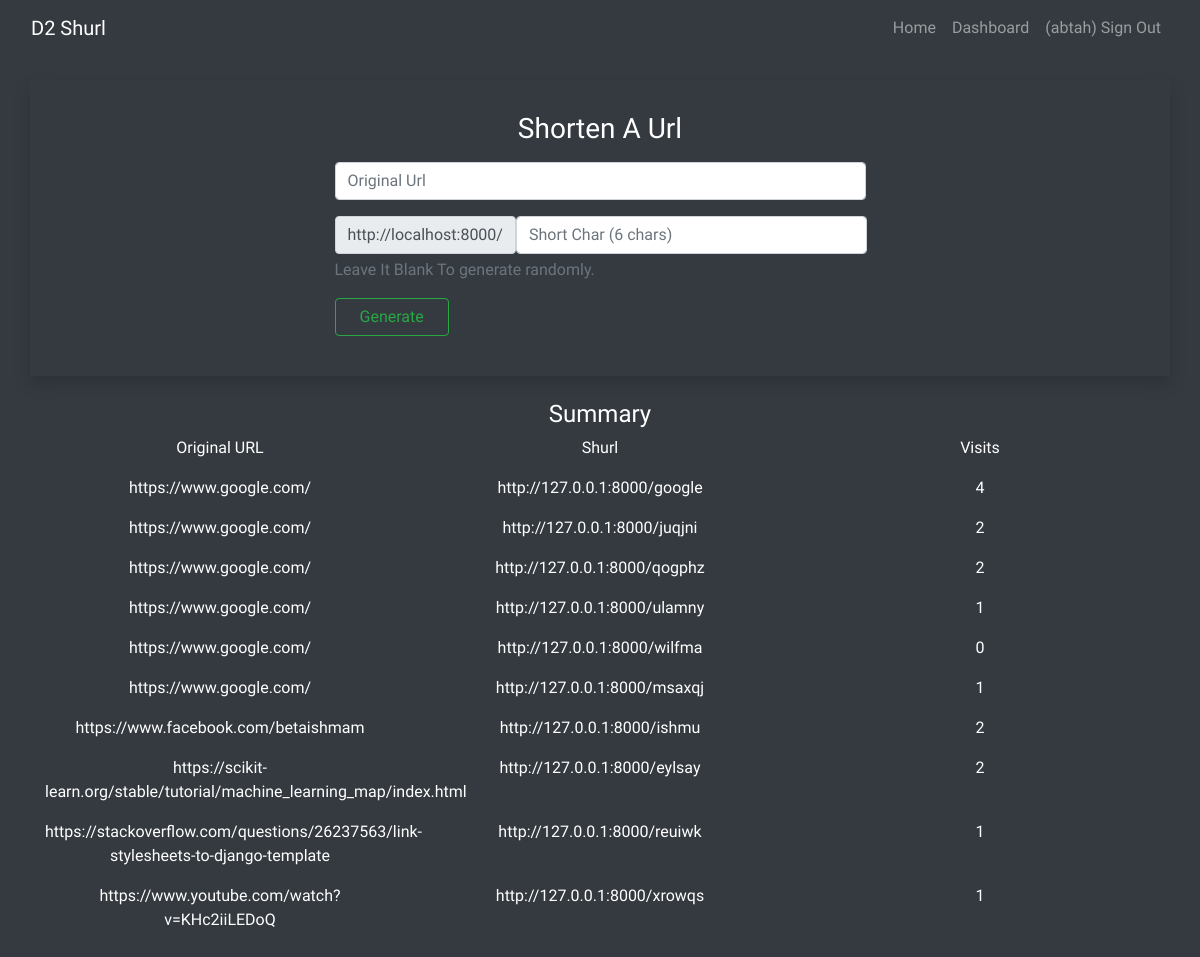
The app's page /dashboard/ (signed in) with its own data.
### urlhandler/models.py (models this page shows)
class ShortUrl(models.Model):
    original_url = models.URLField(blank=False)
    short_query = models.CharField(blank=False, max_length=8)
    visits = models.IntegerField(default=0)
    user = models.ForeignKey(User, on_delete=models.CASCADE)

### urlhandler/views.py (the view)
# urls.py: path('dashboard/', dashboard, name='dashboard'),
@login_required(login_url='/signin/')
def dashboard(request):
    user = request.user
    url = ShortUrl.objects.filter(user=user)
    return render(request, 'dashboard.html', {'url': url})

### templates/dashboard.html (shortened to what this page needs)
{% extends 'nav.html' %}
{% block content %}
<div class="container shadow p-4">
  <div class="row">
    <div class="col-12 text-center py-2">
      <h3>Shorten A Url</h3>
    </div>
    <div class="col-10 col-sm-10 col-md-6 mx-auto">
      <form action="{% url 'generate' %}" method="POST">
        <div class="form-group">
          <input type="url" name="original" class="form-control" placeholder="Original Url">
        </div>
        <div class="form-group">
          <div class="input-group-prepend">
            <div class="input-group-text">http://localhost:8000/</div>
            <input type="text" name="short" class="form-control" placeholder="Short Char (6 chars)" maxlength="6" id="short">
          </div>
          <p id="shorthelp" class="form-text text-muted">Leave It Blank To generate randomly.</p>
        </div>
        <div class="form-group">
          <input type="submit" class="btn btn-outline-success px-4" value="Generate">
        </div>
      </form>
    </div>
  </div>
</div>
<div class="container my-4">
  <div class="row">
    <div class="col-12 text-center">
      <h4>Summary</h4>
    </div>
  </div>
  <div class="row text-center">
    <div class="col-md-4">
      <p>Original URL</p>
    </div>
    <div class="col-md-4">
      <p>Shurl</p>
    </div>
    <div class="col-md-4">
      <p>Visits</p>
    </div>
  </div>
  {% for i in url %}
  <div class="row text-center">
    <div class="col-md-4">
      <p>{{i.original_url}}</p>
    </div>
    <div class="col-md-4">
      <p>http://127.0.0.1:8000/{{i.short_query}}</p>
    </div>
    <div class="col-md-4">
      <p>{{i.visits}}</p>
    </div>
  </div>
  {% endfor %}
</div>
</body>
</html>
{% endblock %}

### templates/nav.html (shortened to what this page needs)
<!DOCTYPE html>
{% load static %}
<html lang="en">
<head>
  <link rel="stylesheet" href="https://cdn.jsdelivr.net/npm/bootstrap@4.6.0/dist/css/bootstrap.min.css">
</head>
<body>
    <nav class="navbar navbar-expand-lg navbar-dark bg-dark mg-auto">
      <div class="container-fluid">
        <div class="navbar-header">
          <a class="navbar-brand mx-auto" href="{% url 'home' %}">D2 Shurl</a>
        </div>
        <div class="collapse navbar-collapse" id="navbarNavDropdown">
          <ul class="navbar-nav ml-auto">
            <li class="nav-item">
              <a class="nav-link" href="{% url 'home' %}">Home</a>
            </li>
            {% if user.is_authenticated %}
          <li class="nav-item">
              <a class="nav-link" href="{% url 'dashboard' %}">Dashboard</a>
            </li>
            <li class="nav-item">
              <a class="nav-link" href="{% url 'signout' %}">({{user.username}}) Sign Out</a>
            </li>
            {% endif %}
          </ul>
        </div>
      </div>
    </nav>
    <br>
  {% block content %} {% endblock %}

### templates/nav.html (style rules this page uses)
body { font-family: 'Baloo Thambi 2', cursive; background-color: #343A40; color: white; }

### records on screen
ShortUrl: original_url "https://www.google.com/", short_query "google", visits "4"
ShortUrl: original_url "https://www.google.com/", short_query "juqjni", visits "2"
ShortUrl: original_url "https://www.google.com/", short_query "qogphz", visits "2"
ShortUrl: original_url "https://www.google.com/", short_query "ulamny", visits "1"
ShortUrl: original_url "https://www.google.com/", short_query "wilfma", visits "0"
ShortUrl: original_url "https://www.google.com/", short_query "msaxqj", visits "1"
ShortUrl: original_url "https://www.facebook.com/betaishmam", short_query "ishmu", visits "2"
ShortUrl: original_url "https://scikit-learn.org/stable/tutorial/machine_learning_map/index.html", short_query "eylsay", visits "2"
ShortUrl: original_url "https://stackoverflow.com/questions/26237563/link-stylesheets-to-django-template", short_query "reuiwk", visits "1"
ShortUrl: original_url "https://www.youtube.com/watch?v=KHc2iiLEDoQ", short_query "xrowqs", visits "1"

### other values on screen
{{ user.username }} "abtah"
